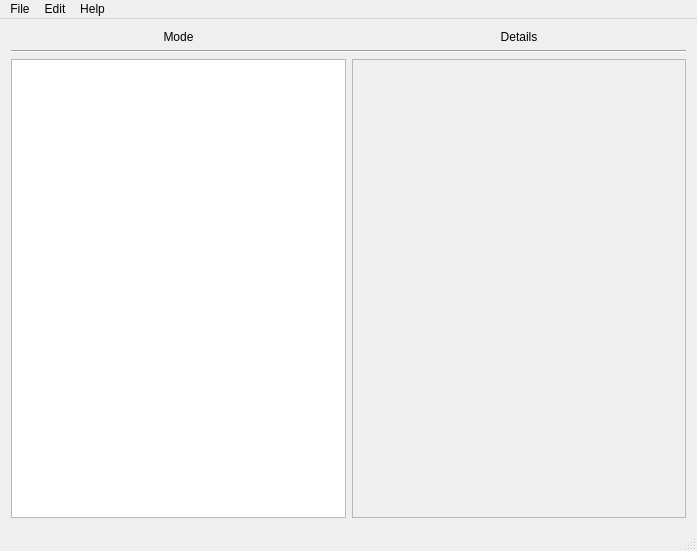
<?xml version="1.0" encoding="UTF-8"?>
<ui version="4.0">
 <class>MainWindow</class>
 <widget class="QMainWindow" name="MainWindow">
  <property name="geometry">
   <rect>
    <x>0</x>
    <y>0</y>
    <width>697</width>
    <height>551</height>
   </rect>
  </property>
  <property name="windowTitle">
   <string>EGG</string>
  </property>
  <widget class="QWidget" name="centralWidget">
   <layout class="QGridLayout" name="gridLayout">
    <item row="0" column="0">
     <widget class="QLabel" name="label">
      <property name="text">
       <string>Mode</string>
      </property>
      <property name="alignment">
       <set>Qt::AlignCenter</set>
      </property>
     </widget>
    </item>
    <item row="0" column="1">
     <widget class="QLabel" name="label_2">
      <property name="text">
       <string>Details</string>
      </property>
      <property name="alignment">
       <set>Qt::AlignCenter</set>
      </property>
     </widget>
    </item>
    <item row="3" column="0">
     <widget class="QGraphicsView" name="graphicsView"/>
    </item>
    <item row="3" column="1">
     <widget class="QScrollArea" name="scrollArea">
      <property name="widgetResizable">
       <bool>true</bool>
      </property>
      <widget class="QWidget" name="scrollAreaWidgetContents">
       <property name="geometry">
        <rect>
         <x>0</x>
         <y>0</y>
         <width>332</width>
         <height>443</height>
        </rect>
       </property>
      </widget>
     </widget>
    </item>
    <item row="1" column="0" colspan="2">
     <widget class="Line" name="line">
      <property name="orientation">
       <enum>Qt::Horizontal</enum>
      </property>
     </widget>
    </item>
   </layout>
  </widget>
  <widget class="QMenuBar" name="menuBar">
   <property name="geometry">
    <rect>
     <x>0</x>
     <y>0</y>
     <width>697</width>
     <height>26</height>
    </rect>
   </property>
   <widget class="QMenu" name="menuFile">
    <property name="title">
     <string>File</string>
    </property>
    <widget class="QMenu" name="menuExport">
     <property name="title">
      <string>Export</string>
     </property>
     <addaction name="actionTo_PEGASUS_file"/>
    </widget>
    <addaction name="actionNew"/>
    <addaction name="actionOpen"/>
    <addaction name="separator"/>
    <addaction name="actionSave"/>
    <addaction name="actionSave_As"/>
    <addaction name="menuExport"/>
    <addaction name="separator"/>
    <addaction name="actionExit"/>
   </widget>
   <widget class="QMenu" name="menuEdit">
    <property name="title">
     <string>Edit</string>
    </property>
    <addaction name="actionUndo"/>
    <addaction name="actionRedo"/>
    <addaction name="separator"/>
    <addaction name="actionOptions"/>
   </widget>
   <widget class="QMenu" name="menuHelp">
    <property name="title">
     <string>Help</string>
    </property>
    <addaction name="actionTutorial"/>
    <addaction name="separator"/>
    <addaction name="actionAbout"/>
   </widget>
   <addaction name="menuFile"/>
   <addaction name="menuEdit"/>
   <addaction name="menuHelp"/>
  </widget>
  <widget class="QStatusBar" name="statusBar"/>
  <action name="actionNew">
   <property name="text">
    <string>New Graph</string>
   </property>
  </action>
  <action name="actionOpen">
   <property name="text">
    <string>Open</string>
   </property>
  </action>
  <action name="actionSave">
   <property name="text">
    <string>Save</string>
   </property>
  </action>
  <action name="actionExit">
   <property name="text">
    <string>Exit</string>
   </property>
  </action>
  <action name="actionTo_PEGASUS_file">
   <property name="text">
    <string>To PEGASUS file</string>
   </property>
  </action>
  <action name="actionSave_As">
   <property name="text">
    <string>Save As</string>
   </property>
  </action>
  <action name="actionUndo">
   <property name="text">
    <string>Undo</string>
   </property>
  </action>
  <action name="actionRedo">
   <property name="text">
    <string>Redo</string>
   </property>
  </action>
  <action name="actionOptions">
   <property name="text">
    <string>Preferences</string>
   </property>
  </action>
  <action name="actionTutorial">
   <property name="text">
    <string>Tutorial</string>
   </property>
  </action>
  <action name="actionAbout">
   <property name="text">
    <string>About</string>
   </property>
  </action>
 </widget>
 <layoutdefault spacing="6" margin="11"/>
 <resources/>
 <connections/>
</ui>
